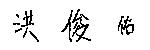

This figure's Python source:
import os
import numpy as np
import random
import torch
import torch.utils.data as data
from torch.utils.data import DataLoader
from data_loader import CharDataset, get_transform, get_training_set
from PIL import Image
from models import ConvNet

class DemoDataset(data.Dataset):

    def __init__(self, img_dir, name, transform=None):

        demo_imgs = []
        for char in name:
            char_dir = os.path.join(img_dir, char)

            imgs = []
            for img in os.listdir(char_dir):
                img_path = os.path.join(char_dir, img)
                imgs.append(img_path)

            n = int(len(imgs) * 0.9)
            img_subset = imgs[n:] # last 10% to test
            demo_imgs.append(random.choice(img_subset))

        self.transform = transform
        self.imgs = demo_imgs

    def __getitem__(self, index):

        imgpath = self.imgs[index]
        img = Image.open(imgpath)

        if self.transform is not None:
            img = self.transform(img)

        return img, imgpath

    def __len__(self):
        return len(self.imgs)

    def images(self):
        return self.imgs


def demo_main(char_set, weight, name):

    _, valid_transform = get_transform()
    demo_data = DemoDataset('cleaned_data', name, valid_transform)

    test_loader = DataLoader(
        dataset=demo_data,
        batch_size=3,
        shuffle=False,
        num_workers=1,
        pin_memory=True,
    )

    model = ConvNet(1, len(char_set))

    if torch.cuda.is_available():
        model = model.cuda()

    print('load weights from {}'.format(weight))
    model.load_state_dict(torch.load(weight))
    model.eval()

    def map_indexlist_char(ind_list, char_set):
        return ''.join([char_set[i] for i in ind_list])


    with torch.no_grad():
        for batch_idx, (x, imgpath) in enumerate(test_loader):
            if batch_idx > 0:
                break
            x = x.cuda()
            out = model(x)
            _, pred_label = torch.max(out, 1)
            pred_name = map_indexlist_char(pred_label.tolist(), char_set)

    print('name {} pred name {}'.format(name, pred_name))

    def get_concat(im1, im2):
        dst = Image.new('RGB', (im1.width + im2.width, im1.height))
        dst.paste(im1, (0, 0))
        dst.paste(im2, (im1.width, 0))
        return dst

    concat_im = None
    for img in demo_data.images():
        im = Image.open(img)
        if concat_im is None:
            concat_im = im
        else:
            concat_im = get_concat(concat_im, im)
    #concat_im.show()
    concat_im.save('demo.jpg')


if __name__ == '__main__':
    from argparse import ArgumentParser
    parser = ArgumentParser(description='Text Recognition demo')
    parser.add_argument("-w", dest="weight", help="model weight to resume", type=str,\
        default='')
    args = parser.parse_args()

    random_names_txt ='ch_names.txt'
    img_dir = 'cleaned_data'
    char_set, names = get_training_set(random_names_txt, img_dir)
    name = random.choice(names).strip()

    demo_main(char_set, args.weight, name)
